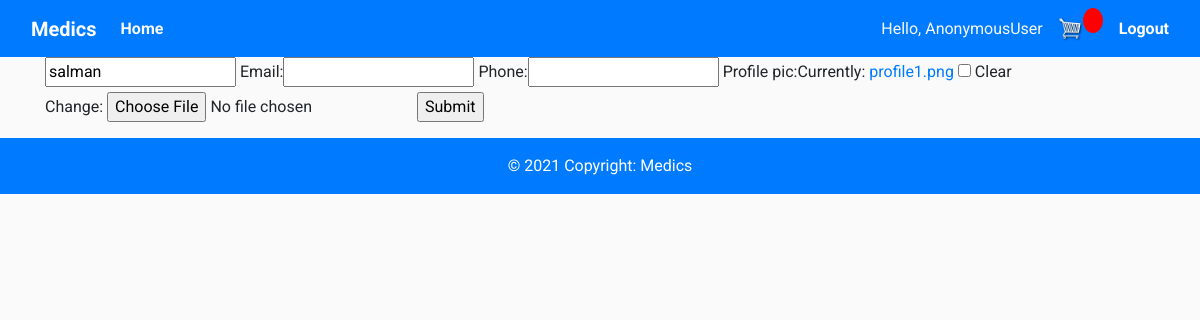
Page /profile/edit/3 on the earlier database version.
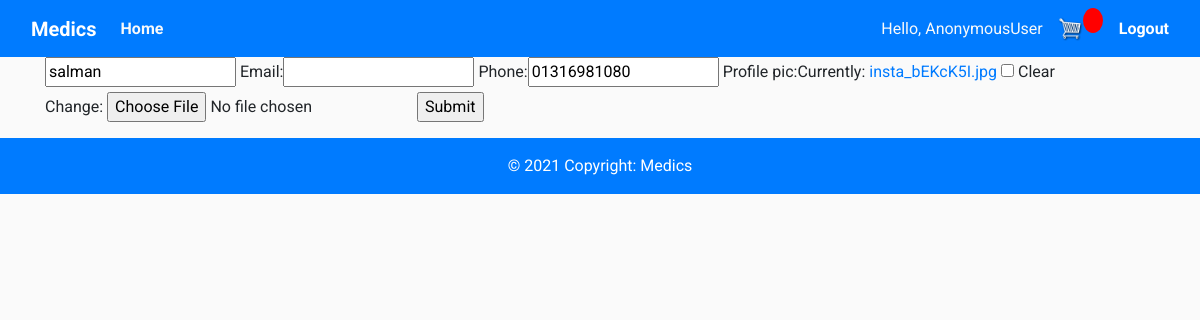
Same page on the later database version.
### pharmacy/models.py (models this page shows, shortened)
class Customer(models.Model):
    user = models.OneToOneField(
        User, null=True, blank=True, on_delete=models.CASCADE)
    name = models.CharField(default='', max_length=200, null=True, blank=True)
    email = models.CharField(default='', blank=True, max_length=200, null=True)
    phone = models.CharField(default='', blank=True, max_length=200, null=True)
    profile_pic = models.ImageField(
        default="profile1.png", null=True, blank=True)
    date_created = models.DateTimeField(auto_now_add=True, null=True)

### pharmacy/views.py (the view)
# urls.py: path('profile/edit/<str:id>', views.customerProfileEdit,
def customerProfileEdit(request, id):
    customer = Customer.objects.get(id=id)
    form = UpdateCustomerForm(instance=customer)
    if request.method == 'POST':
        form = UpdateCustomerForm(
            request.POST, request.FILES, instance=customer)
        if form.is_valid():
            form.save()
        return redirect('customer_profile')
    context = {'form': form}
    return render(request, 'pharmacy/customerProfileEdit.html', context)

### pharmacy/form.py
class UpdateCustomerForm(ModelForm):
    class Meta:
        model = Customer
        fields = '__all__'
        exclude = ['date_created', 'user']

### pharmacy/templates/pharmacy/customerProfileEdit.html (shortened to what this page needs)
{% extends 'pharmacy/base.html' %}
{% load static %}
{%block content%}
<div class="container">
    <form action="" enctype="multipart/form-data" method="POST">
        {{form}}
        <input type="submit" name="Update Profile">
    </form>
</div>
{% endblock content %}

Differences in the rows shown:
changed Customer "salman": phone (not shown) → "01316981080"
Other differences:
text no longer shown: "Email: Phone: Profile pic: Currently: profile1.png Clear Change:"
text now shown: "Email: Phone: Profile pic: Currently: insta_bEKcK5I.jpg Clear Change:"
